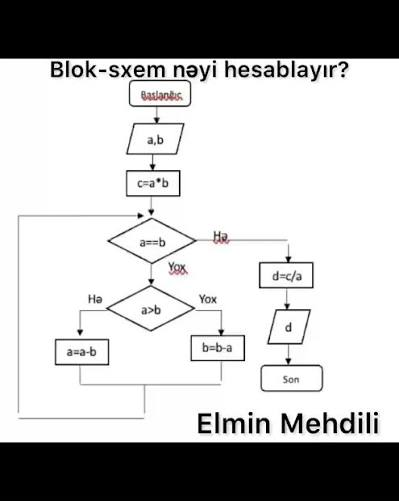
#> input picture samples/Blok Sxem1.jpeg, 399 x 501 px
$ python -i diagram_detect.py   (imports and definitions only)
#> lines starting #> are read from the running program, lines starting #| are printed output that depends on the picture; after the words box and inside, x2 and y2 are one past the last pixel; in counts of white or black regions, pixels touching at a corner belong together
"""Classical computer-vision geometry for flowchart images.

The vision LLM reads text and topology well but its coordinates are
unreliable (boxes drift by half a symbol or land on the wrong symbol).
This module measures geometry deterministically, at pixel accuracy and
with no API cost:

- **Shapes**: every flowchart symbol is a closed outline, so its interior
  is a white region not connected to the page background. Those regions
  (filtered by size) are the symbols; their bounding boxes are exact.
- **Guide segments**: the straight horizontal/vertical connector lines of
  the original drawing, taken only from ink that is connected to a symbol
  outline (so titles, watermarks and free text are ignored). The router
  prefers to follow them, which reproduces the author's routing — lines
  that already avoid text and each other.

``annotate`` draws numbered marks on the detected shapes so the LLM can
refer to symbols by number ("set-of-mark" prompting) instead of guessing
coordinates.
"""

import logging
from dataclasses import dataclass, field
from typing import TYPE_CHECKING, Any

import cv2
import numpy as np
from numpy.typing import NDArray

from app.models.diagram import ShapeType

if TYPE_CHECKING:
    from app.models.diagram import DiagramGraph

logger = logging.getLogger(__name__)

_Image = NDArray[Any]  # OpenCV returns loosely typed arrays

_WORK_SIZE = 1200  # images are normalised so the longer side is this many px
_MIN_SHAPE_W = 0.03  # fraction of the work image width
_MIN_SHAPE_H = 0.012
_MIN_SHAPE_AREA = 0.0008
_MAX_SHAPE_AREA = 0.25
_LINE_MIN_LEN = 0.045  # fraction of the longer side; shorter = likely text strokes
_OUTLINE_PAD = 2  # work px added around an interior box to cover its outline
_GAP_CLOSE = 7  # closing kernel (work px) that seals small breaks in outlines


@dataclass
class DetectedShape:
    """A closed symbol found in the image (original-image pixel coords)."""

    x0: float
    y0: float
    x1: float
    y1: float
    fill: float  # interior area / bbox area: ~1 rect, ~0.8 parallelogram, ~0.5 diamond
    # Geometric hint where the outline is unambiguous: "document" (flat top,
    # vertical sides, wavy bottom); "" = no opinion (the model decides).
    kind: str = ""
    # No ink in the symbol's central area: the block is printed empty.
    empty: bool = False


@dataclass
class Detection:
    """Geometry measured from one image."""

    width: int
    height: int
    shapes: list[DetectedShape] = field(default_factory=list)
    # Straight connector segments (x0, y0, x1, y1), original-image pixels.
    segments: list[tuple[float, float, float, float]] = field(default_factory=list)
    # Ink outside every symbol and connector, merged into word/line blocks
    # (x0, y0, x1, y1), original-image pixels: frameless formulas, branch
    # labels, margin numbers, captions. Used to measure frameless nodes.
    blobs: list[tuple[float, float, float, float]] = field(default_factory=list)


def _binarise(gray: _Image) -> _Image:
    """Ink mask (255 = ink) robust to grey lines and dark page borders."""
    block = max(15, (min(gray.shape) // 30) | 1)
#> block = 15
    ink = cv2.adaptiveThreshold(
        gray, 255, cv2.ADAPTIVE_THRESH_GAUSSIAN_C, cv2.THRESH_BINARY_INV, block, 12
    )
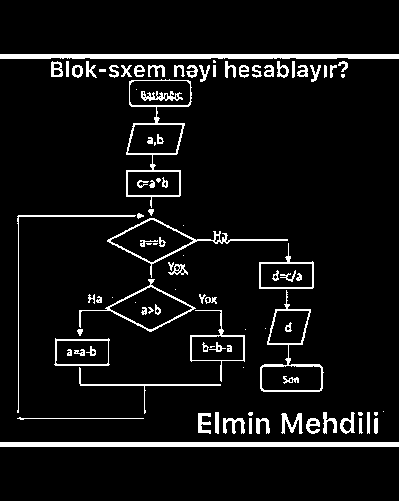
#> ink: shape (501, 399); 6.7% white; 99 white regions (20 under 20 px), largest, box (x1, y1, x2, y2) and area: (0, 442, 399, 447) 1995, (0, 54, 399, 59) 1941, (126, 79, 192, 208) 984
    # Large solid dark areas (letterbox bars, photos) are not drawing ink.
    _, dark = cv2.threshold(gray, 60, 255, cv2.THRESH_BINARY_INV)
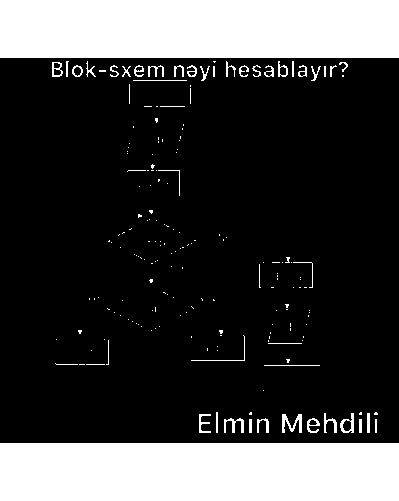
#> dark: shape (501, 399); 24.7% white; 192 white regions (144 under 20 px), largest, box (x1, y1, x2, y2) and area: (0, 0, 399, 58) 23142, (0, 443, 399, 501) 23142, (282, 414, 302, 433) 189
    n, lab, stats, _ = cv2.connectedComponentsWithStats(dark, connectivity=8)
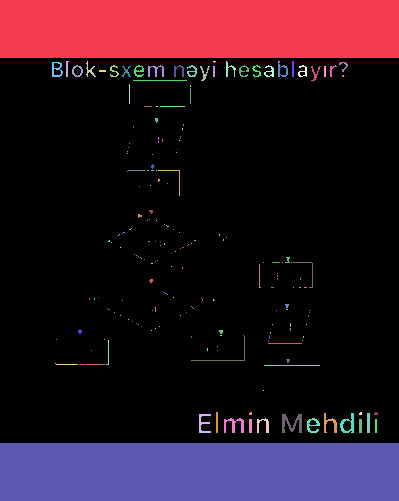
#> lab: shape (501, 399) int32; 193 distinct labels, from 0 to 192; one colour per label, 0 black
#> n = 193; stats = 193 rows, first 6: [0, 58, 399, 385, 150599], [0, 0, 399, 58, 23142], [66, 61, 3, 16, 33], [86, 61, 10, 16, 48], [213, 61, 3, 2, 4], [226, 61, 10, 16, 54]
    area_limit = 0.02 * gray.shape[0] * gray.shape[1]
#> area_limit = 3998
    for i in range(1, n):
        x, y, w, h, area = (int(v) for v in stats[i])
        # Only SOLID dark blocks (bars, photos): a drawing made of thin
        # black lines can be large but is mostly empty inside its bbox.
        if area > area_limit and area > 0.6 * w * h:
            ink[lab == i] = 0
#> this loop made 192 passes
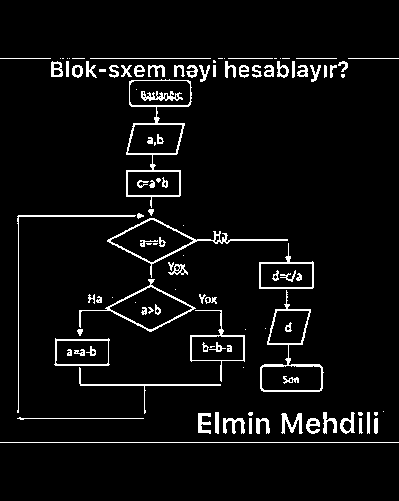
#> ink: shape (501, 399); 5.1% white in thin lines or dots, all inside (x1, y1, x2, y2) = (0, 58, 399, 443)
    return cv2.morphologyEx(ink, cv2.MORPH_CLOSE, np.ones((3, 3), np.uint8))
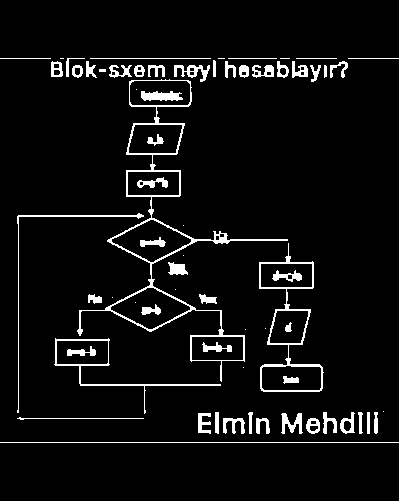
#> returned value: shape (501, 399); 5.6% white; 67 white regions (13 under 20 px), largest, box (x1, y1, x2, y2) and area: (77, 79, 288, 382) 2684, (259, 243, 324, 392) 1102, (54, 338, 221, 414) 642


# (x, y, w, h, fill, kind) in work px.
_Shape = tuple[int, int, int, int, float, str]


# [468 lines left out: functions _outline_kind, _find_shapes, _overlaps, _reach, _find_gapped_shapes, _drop_enclosures and 6 more, not called in this run]

>>> import cv2
>>> picture = cv2.imread('../../../samples/Blok Sxem1.jpeg', cv2.IMREAD_GRAYSCALE)
>>> result = _binarise(picture)

$ run again, on samples/factorial_preparation.png
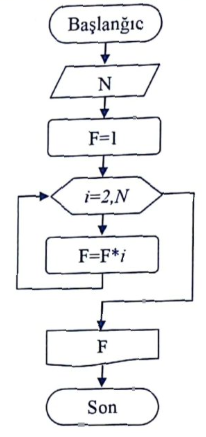
#> input picture samples/factorial_preparation.png, 206 x 437 px
#> ink: shape (437, 206); 7.6% white in thin lines or dots, all inside (x1, y1, x2, y2) = (16, 3, 195, 427)
#> dark: shape (437, 206); 2.1% white in thin lines or dots, all inside (x1, y1, x2, y2) = (17, 4, 194, 426)
#> in _binarise, `n, lab, stats, _ = cv2.connectedComponentsWithStats(dark, connectivity..`:
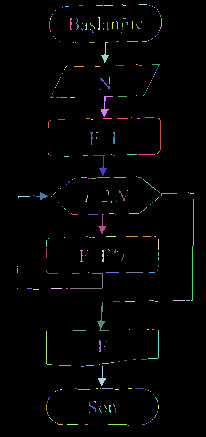
#> lab: shape (437, 206) int32; 284 distinct labels, from 0 to 283; one colour per label, 0 black
#> n = 284; stats = 284 rows, first 6: [0, 0, 206, 437, 88130], [79, 5, 4, 1, 4], [96, 5, 7, 1, 7], [104, 5, 9, 1, 9], [122, 4, 4, 2, 4], [139, 4, 8, 1, 8]
#> the loop in _binarise, `for i in range(1, n):` made 283 passes
#> (x, y, w, h, area) on pass 59: (101, 42, 8, 21, 49)
#> in _binarise, `return cv2.morphologyEx(ink, cv2.MORPH_CLOSE, np.ones((3, 3), np.uint8))`:
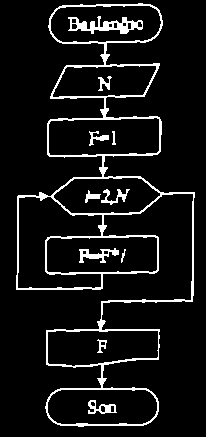
#> returned value: shape (437, 206); 8.1% white in thin lines or dots, all inside (x1, y1, x2, y2) = (16, 3, 195, 427)

$ run again, on samples/fahrenheit_celsius.png
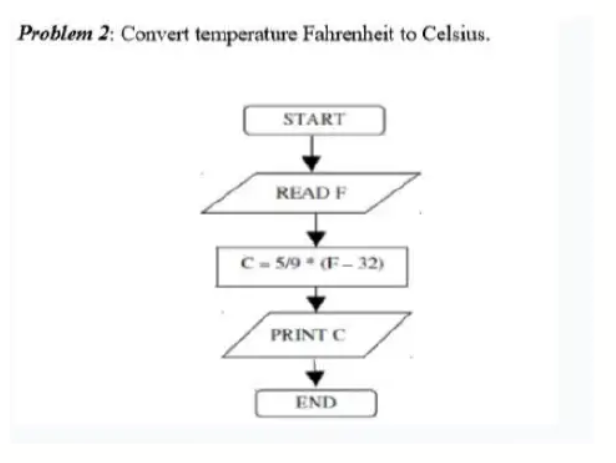
#> input picture samples/fahrenheit_celsius.png, 616 x 463 px
#> in _binarise, `ink = cv2.adaptiveThreshold( gray, 255, cv2.ADAPTIVE_THRESH_GAUSSIAN_C..`:
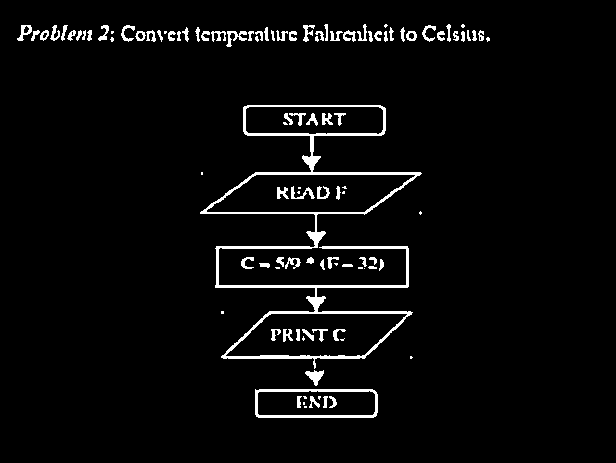
#> ink: shape (463, 616); 3.8% white; 108 white regions (27 under 20 px), largest, box (x1, y1, x2, y2) and area: (200, 105, 422, 369) 5269, (255, 389, 378, 418) 852, (305, 370, 324, 386) 155
#> dark: shape (463, 616); 0.25% white; 55 white regions (51 under 20 px), largest, box (x1, y1, x2, y2) and area: (303, 156, 319, 169) 113, (309, 232, 324, 245) 111, (308, 372, 323, 384) 105, (309, 297, 324, 309) 103
#> lab: shape (463, 616) int32; 56 distinct labels, from 0 to 55
#> n = 56; stats = 56 rows, first 6: [0, 0, 616, 463, 284508], [21, 26, 3, 12, 18], [28, 26, 4, 7, 16], [51, 26, 5, 12, 19], [64, 26, 2, 3, 4], [104, 26, 4, 5, 9]
#> the loop in _binarise, `for i in range(1, n):` made 55 passes
#> (x, y, w, h, area) on passes 50, 51, 54, 55: (303, 156, 16, 13, 113), (309, 232, 15, 13, 111), (309, 297, 15, 12, 103), (308, 372, 15, 12, 105)
#> in _binarise, `return cv2.morphologyEx(ink, cv2.MORPH_CLOSE, np.ones((3, 3), np.uint8))`:
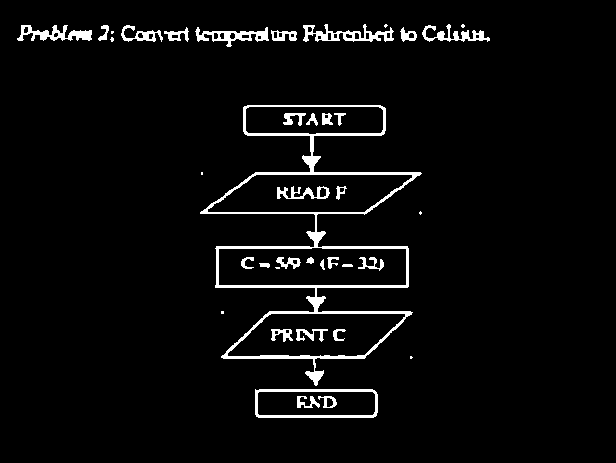
#> returned value: shape (463, 616); 4% white; 39 white regions (9 under 20 px), largest, box (x1, y1, x2, y2) and area: (200, 105, 422, 386) 5466, (255, 389, 378, 418) 856, (303, 24, 394, 42) 678

$ run again, on samples/quadratic_equation.png
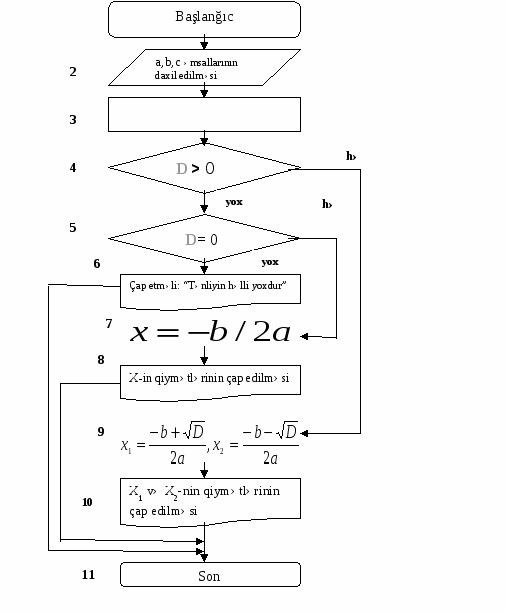
#> input picture samples/quadratic_equation.png, 505 x 614 px
#> picture is the input picture: shape (614, 505); min 0, max 254, mean 246.6
#> ink: shape (614, 505); 3.1% white in thin lines or dots, all inside (x1, y1, x2, y2) = (48, 1, 361, 587)
#> in _binarise, `n, lab, stats, _ = cv2.connectedComponentsWithStats(dark, connectivity..`:
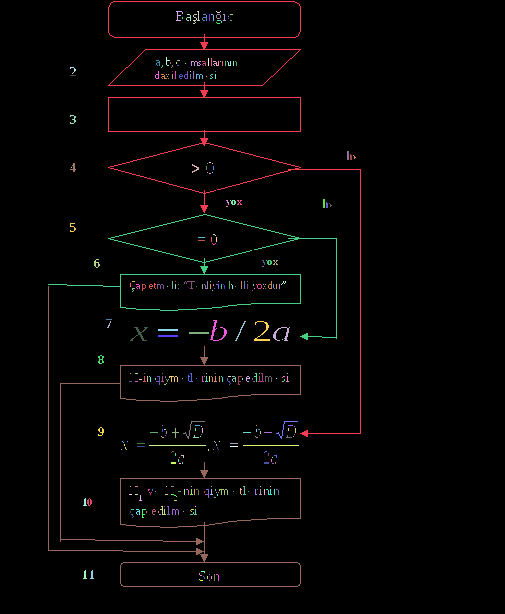
#> lab: shape (614, 505) int32; 343 distinct labels, from 0 to 342; one colour per label, 0 black
#> n = 343; stats = 343 rows, first 6: [0, 0, 505, 614, 301762], [108, 1, 253, 436, 2248], [176, 11, 7, 10, 24], [193, 11, 7, 13, 29], [216, 11, 5, 2, 5], [186, 14, 5, 7, 16]
#> the loop in _binarise, `for i in range(1, n):` made 342 passes
#> in _binarise, `return cv2.morphologyEx(ink, cv2.MORPH_CLOSE, np.ones((3, 3), np.uint8))`:
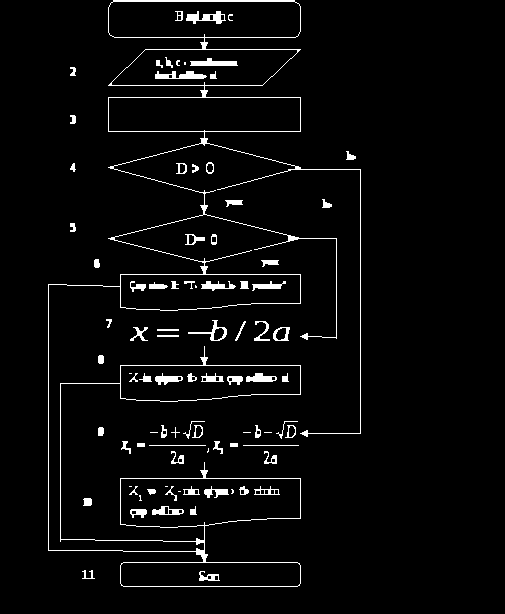
#> returned value: shape (614, 505); 3.7% white; 89 white regions (15 under 20 px), largest, box (x1, y1, x2, y2) and area: (48, 0, 361, 587) 5891, (155, 71, 207, 79) 271, (186, 11, 226, 24) 265
